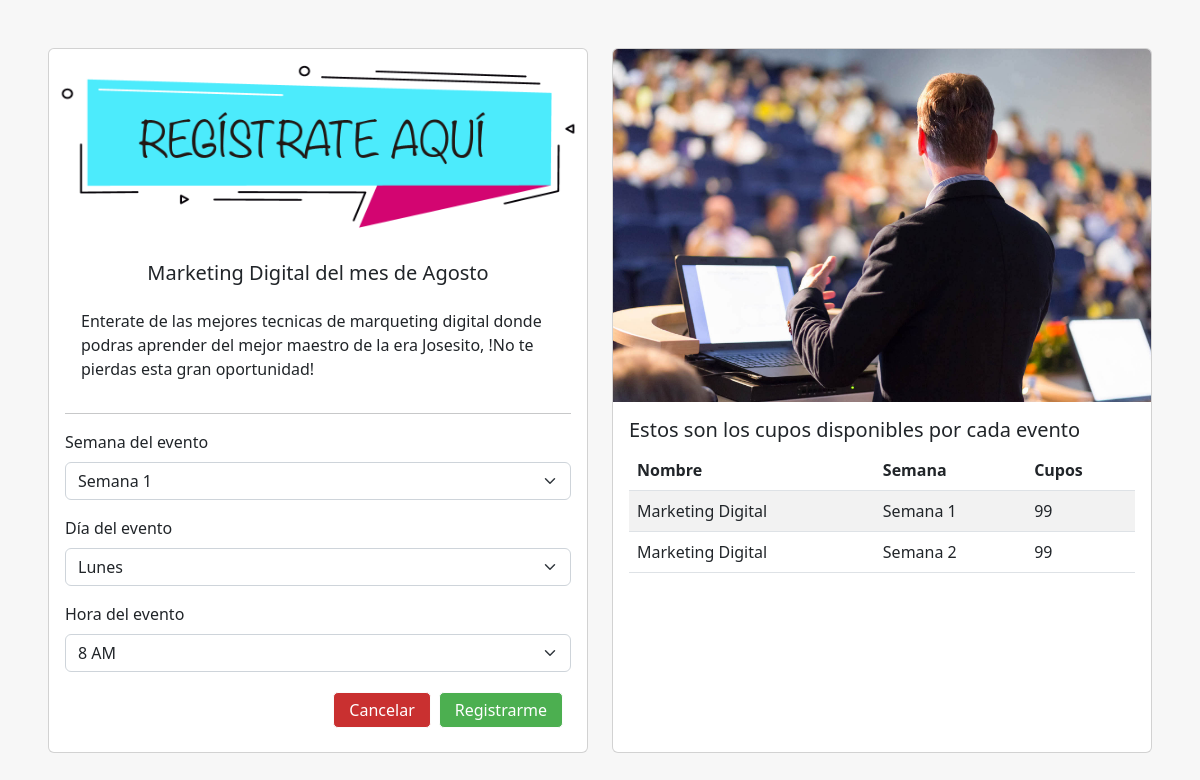
The app's page /functions/event/registrar_evento.php?eventId=0 with its own data.
### tables this page shows
CREATE TABLE `citas` (
  `id` int(11) NOT NULL,
  `name` varchar(255) NOT NULL,
  `month` varchar(255) NOT NULL,
  `description` varchar(300) DEFAULT NULL
);

### functions/event/registrar_evento.php (the view, shortened to what this page needs)
<?php
include_once "../../model/conexion.php";
$eventId = $_GET['eventId'];
$query = $bd->query("SELECT * FROM citas WHERE id = $eventId");
$event = $query->fetchAll(PDO::FETCH_OBJ);
$query2 = $bd->query("
select ue.semana, e.name as nombre, 100-count( ue.id_user) as cupos from usuario_citas ue
inner join citas e on e.id = ue.id_event
group by ue.semana, e.name
order by e.name asc
");
$cupos = $query2->fetchAll(PDO::FETCH_OBJ);
?>
<!doctype html>
<html lang="en">
<head>
    <link href="https://cdn.jsdelivr.net/npm/bootstrap@5.2.0-beta1/dist/css/bootstrap.min.css" rel="stylesheet">
    <link href="../../styles/estilos.css" rel="stylesheet">
</head>
<body style="background-color: #F7F7F7">
    <div class="row row-cols-1 row-cols-md-2 g-4 p-5 align-item-center" style="margin-bottom:100px">
        <div class="col">
            <div class="card h-100">
                <img src="../../img/REGISTRATE2.png" class="card-img-top shake-horizontal" alt="...">
                <div class="card-body">
                    <h5 class="card-title text-center"><?php echo $event[0]->name ?> del mes de <?php echo $event[0]->month ?></h5>
                    <p class="card-text p-3">
                        <?php echo $event[0]->description ?>
                    </p>
                    <hr>
                    <form action="registrar_evento_proceso.php" method="POST">
                        <div class="form-group mb-3">
                            <label for="exampleInputEmail1" class="form-label">Semana del evento</label>
                            <select class="form-select" aria-label="Default select example" name="semana">
                                <option value="1" selected>Semana 1</option>
                            </select>
                        </div>
                        <div class="form-group mb-3">
                            <label for="exampleInputEmail1" class="form-label">Día del evento</label>
                            <select class="form-select" aria-label="Default select example" name="dia">
                                <option value="Lunes" selected>Lunes</option>
                            </select>
                        </div>
                        <div class="form-group mb-3">
                            <label for="exampleInputEmail1" class="form-label">Hora del evento</label>
                            <select class="form-select" aria-label="Default select example" name="hora">
                                <option value="1" selected>8 AM</option>
                            </select>
                        </div>
                        <div class="row m-1 justify-content-end">
                            <a class="boton2 col-auto m-1" href="../../principalPage.php?message=null">Cancelar</a>
                            <input type="submit" class="boton col-auto m-1" value="Registrarme">
                        </div>
                    </form>
                </div>
            </div>
        </div>
        <div class="col">
            <div class="card h-100">
                <img src="../../img/imagen-conferencia.jpg" class="card-img-top" alt="...">
                <div class="card-body">
                    <h5 class="card-title">Estos son los cupos disponibles por cada evento</h5>
                    <table class="table table-striped">
                        <thead>
                            <tr>
                                <th scope="col">Nombre</th>
                                <th scope="col">Semana</th>
                                <th scope="col">Cupos</th>
                            </tr>
                        </thead>
                        <tbody>
                            <?php foreach ($cupos as $cupo) { ?>
                                <tr>
                                    <td><?php echo $cupo->nombre ?></td>
                                    <td>Semana <?php echo $cupo->semana ?></td>
                                    <td><?php echo $cupo->cupos ?></td>
                                </tr>
                            <?php } ?>
                        </tbody>
                    </table>
                </div>
            </div>
        </div>
    </div>
</body>
</html>

### styles/estilos.css (style rules this page uses)
.shake-horizontal { animation: shake-horizontal 0.8s linear both }
.boton { background-color: #4CAF50; border: solid 1px #fcfcfc; color: white; padding: 5px 15px; text-align: center; text-decoration: none; display: inline-block; font-size: 16px; margin: 4px 2px; cursor: pointer; border-radius: 5px; box-shadow: 0px 0px 10px #ffffff; }
.boton2 { background-color: #c93030; border: solid 1px #fcfcfc; color: white; padding: 5px 15px; text-align: center; text-decoration: none; display: inline-block; font-size: 16px; margin: 4px 2px; cursor: pointer; border-radius: 5px; box-shadow: 0px 0px 10px #ffffff; }

### records on screen
citas: name "Marketing Digital", month "Agosto", description "Enterate de las mejores tecnicas de marqueting digital donde podras aprender del mejor maestro de la era Josesito, !No te pierdas esta gran oportunidad!"

### other values on screen
$cupo->nombre "Marketing Digital"
$cupo->semana "1"
$cupo->cupos "99"
$cupo->semana "2"
